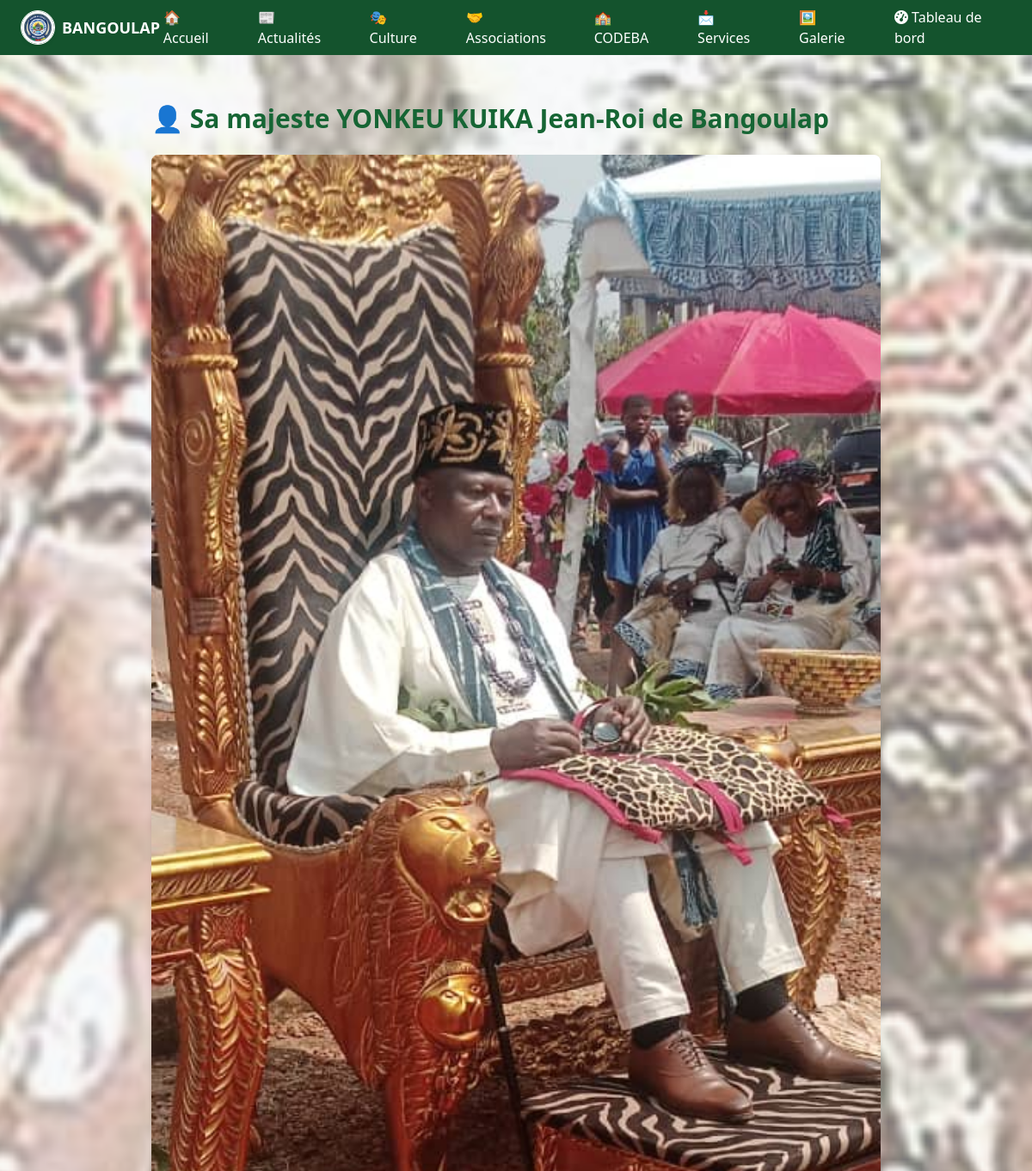
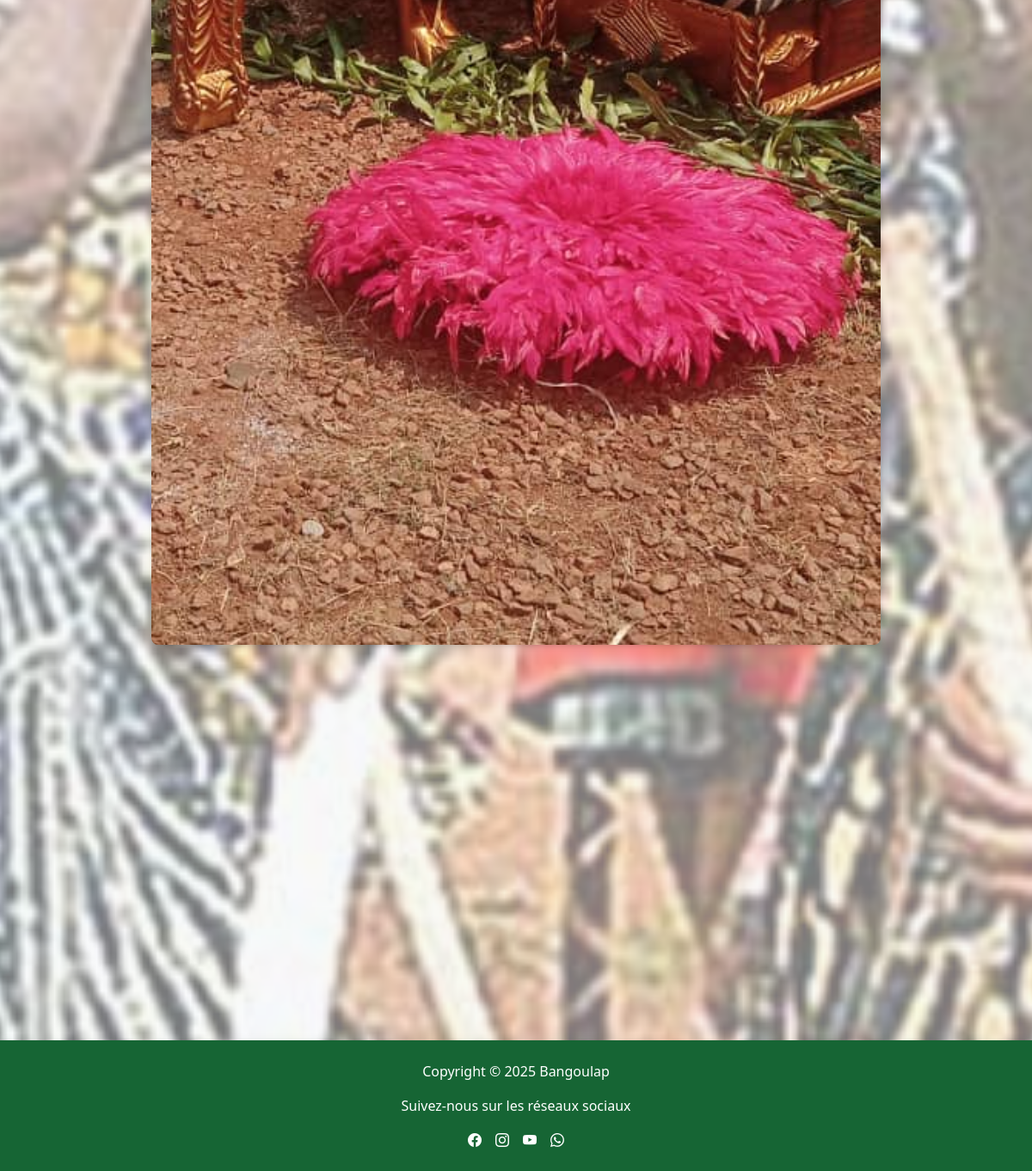
Screenshot of /personnalites/Roi_de_Bangoulap/ with the database file from the repository (2 pictures, top to bottom).
### personnalites/models.py (models this page shows, shortened)
class Personnalite(models.Model):
    nom = models.CharField(max_length=100)
    slug = models.SlugField(unique=True, default='inconnu')
    photo = models.ImageField(upload_to='personnalites/')
    fonction = models.CharField(max_length=150)
    biographie = models.TextField()

### personnalites/views.py (the view)
# urls.py: path('<slug:slug>/', views.detail_personnalite, name='detail'),
def detail_personnalite(request, slug):
    personne = get_object_or_404(Personnalite, slug=slug)
    return render(request, 'personnalites/detail_personnalite.html', {'personne': personne})

### personnalites/templates/personnalites/detail_personnalite.html (shortened to what this page needs)
{% extends 'base.html' %}
{% load static %}
{% block content %}
<section class="max-w-4xl mx-auto px-6 py-10"><br><br>
    <h1 class="text-3xl font-bold text-green-800 mb-6 scroll-anim">👤 {{ personne.nom }}</h1>
    {% if personne.photo %}
        <img src="{{ personne.photo.url }}" alt="{{ personne.nom }}" class="w-full rounded-lg shadow-md mb-6 scroll-anim">
    {% else %}
        <p class="text-red-600 font-semibold mb-6 scroll-anim">Aucune photo disponible pour cette personnalité.</p>
    {% endif %}
    <b><p class="mb-4 text-gray-600 scroll-anim">📌 {{ personne.fonction }}</p></b>
</section>
{% endblock %}

### personnalites/templates/personnalites/detail_personnalite.html (style rules this page uses)
.scroll-anim { opacity: 0; transform: translateY(20px); transition: opacity 0.8s ease-out, transform 0.8s ease-out; }
.scroll-anim.show { opacity: 1; transform: translateY(0); }

### rows the page displays
Personnalite: nom "Sa majeste YONKEU KUIKA Jean-Roi de Bangoulap", photo (picture)
